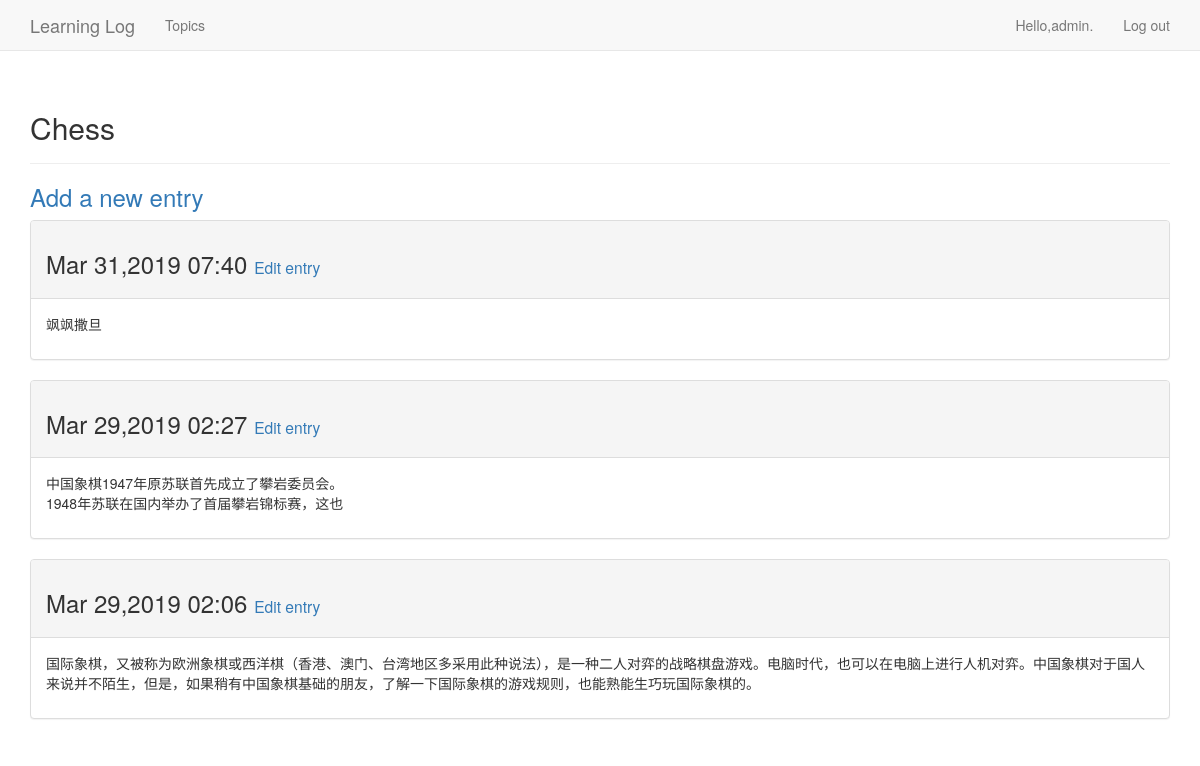
Screenshot of /topic/1/ (signed in) with the database file from the repository.
### MyApp/models.py (models this page shows, shortened)
class Topic(models.Model):
    text = models.CharField(max_length=200)
    data_added = models.DateTimeField(auto_now_add=True)
    owner = models.ForeignKey(User,on_delete=models.CASCADE)
    def __str__(self):
        return self.text

class Entry(models.Model):
    topic = models.ForeignKey(Topic,on_delete=models.CASCADE)
    text = models.TextField()
    data_added = models.DateTimeField(auto_now_add=True)
    class Meta:
        verbose_name_plural = 'entries'

### MyApp/views.py (the view)
# urls.py: re_path(r'^topic/(?P<topic_id>\d+)/$',views.topic,name = 'topic'),
@login_required
def topic(request,topic_id):
    topic = Topic.objects.get(id=topic_id)
    if topic.owner != request.user:
            raise Http404
    entries = topic.entry_set.order_by('-data_added')
    context = {'topic':topic,'entries':entries}
    return render(request,'MyApp/topic.html',context)

### templates/MyApp/topic.html
{% extends 'MyApp/base.html' %}
{% block header %}
<h2>{{ topic }}</h2>
{% endblock header %}
{% block content %}
    <h3><a href="{% url 'MyApp:new_entry' topic.id %}">Add a new entry</a></h3>
    {% for entry in entries %}
   <div class="panel panel-default">
   <div class="panel-heading">
    <h3> {{ entry.data_added|date:'M d,Y H:i' }}
        <small>
        <a href="{% url 'MyApp:edit_entry'  entry.id %}">Edit entry</a>
        </small>
    </h3>
        </div>
        <div class="panel-body">{{ entry.text|linebreaks }}</div>
        </div>
         {% empty %}
      <h4>There are no entries for this topic yet.</h4>
    {% endfor %}
{% endblock content %}

### templates/MyApp/base.html (shortened to what this page needs)
{% load bootstrap3 %}
<!doctype html>
<html lang="en">
<head>
    {% bootstrap_css %}
</head>
<body>
<nav class="navbar navbar-default navbar-static-top" >
    <div class="container">
        <div class="navbar-header">
            <a href="{% url 'MyApp:index' %}" class="navbar-brand">Learning Log</a>
        </div>
        <div id="navbar" class="navbar-collapse collapse">
            <ul class="nav navbar-nav">
                <li><a href="{% url 'MyApp:topics' %}">Topics</a></li>
            </ul>
            <ul class="nav navbar-nav navbar-right">
                {% if user.is_authenticated %}
                <li><a href="">Hello,{{ user.username }}.</a></li>
                <li><a href="{% url 'users:logout' %}">Log out</a></li>
                {% else %}
                <li><a href="{% url 'users:register' %}">Register</a></li>
                <li><a href="{% url 'users:login' %}">Log in</a></li>
                {% endif %}
            </ul>
        </div>
    </div></nav>
<div class="container">
<div class="page-header">
    {% block header %}{% endblock header %}
</div>
<div>{% block content %}{% endblock content %}</div>
</div>
</body>
</html>

### rows the page displays
Topic: text "Chess"
Entry: data_added "Mar 31,2019 07:40", text "飒飒撒旦"
Entry: data_added "Mar 29,2019 02:27", text "中国象棋1947年原苏联首先成立了攀岩委员会。 1948年苏联在国内举办了首届攀岩锦标赛，这也"
Entry: data_added "Mar 29,2019 02:06", text "国际象棋，又被称为欧洲象棋或西洋棋（香港、澳门、台湾地区多采用此种说法），是一种二人对弈的战略棋盘游戏。电脑时代，也可以在电脑上进行人机对弈。中国象棋对于国人来说并不陌生，但是，如果稍有中国象棋基础的朋友，了解一下国际象棋的游戏规则，也能熟能生巧玩国际象棋的。"

### other values shown
{{ user.username }} "admin"
